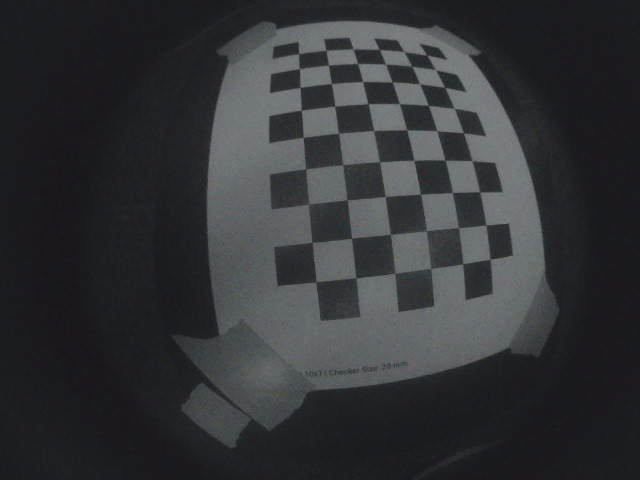
#> input picture calibration_images/img_0.jpg, 640 x 480 px
$ python path_sim_graph_eulerian.py calibration_images/img_0.jpg
#> lines starting #> are read from the running program, lines starting #| are printed output that depends on the picture; after the words box and inside, x2 and y2 are one past the last pixel; in counts of white or black regions, pixels touching at a corner belong together
### src/docking_station/docking_station/path_pipeline/image_processing.py
"""Image processing utilities for the drawing robot pipeline.

Converts images to polylines using cv2 and skeletonization.
"""

from __future__ import annotations

from dataclasses import dataclass
from typing import List, Optional, Sequence, Tuple

import numpy as np
import json
import math
import os

import matplotlib.pyplot as plt
from matplotlib.collections import LineCollection

from shapely.geometry import LineString
from shapely.ops import unary_union

import networkx as nx

# Required dependencies
import cv2
from skimage import io as skio
from skimage.color import rgb2gray
from skimage.filters import threshold_otsu
from skimage.morphology import skeletonize

DEDUPLICATION_DISTANCE_TOLERANCE_DEFAULT = 0.005  # Canvas units (meters)


@dataclass
class ImageStages:
    """Container holding intermediate outputs of the image-to-path pipeline."""
    image: np.ndarray
    mask: np.ndarray
    skeleton: np.ndarray
    polylines: List[List[Tuple[float, float]]]
    hierarchy: Optional[np.ndarray]
    rescaled_polylines: List[List[Tuple[float, float]]]
    bounds: Tuple[float, float, float, float]
    canvas_height: float


@dataclass
class RobotPose:
    """Robot pose in canvas coordinates."""
    x: float
    y: float
    yaw: float


@dataclass
class BodyTwist:
    """Body-frame velocity command."""
    vx: float
    vy: float
    omega: float
    pen_down: bool = False


@dataclass
class WheelCommand:
    """Timed wheel command entry suitable for simulation or playback."""
    timestamp: float
    duration: float
    pose: RobotPose
    body_twist: BodyTwist
    world_velocity: Tuple[float, float]
    wheel_speeds: Tuple[float, float, float]
    pen_down: bool = False
    polyline_index: Optional[int] = None
    segment_index: Optional[int] = None


# [27 lines left out: functions _world_to_body_velocity, compute_kiwi_wheel_speeds, not called in this run]


def _poly_to_linestring(poly: Sequence[Tuple[float, float]]) -> Optional[LineString]:
    """Convert polyline to Shapely LineString."""
    try:
        return LineString(poly)
    except Exception:
        clean = [poly[0]]
        for p in poly[1:]:
            if p != clean[-1]:
                clean.append(p)
        if len(clean) >= 2:
            return LineString(clean)
        return None


# [27 lines left out: function save_commands_to_json, not called in this run]


def load_image(image_path: str) -> np.ndarray:
    """Load an image and normalize to [0, 1]."""
#> called with image_path = 'calibration_images/img_0.jpg'
    if not os.path.isfile(image_path):
        raise FileNotFoundError(f"Image not found: {image_path}")

    img = skio.imread(image_path).astype(float)

    if img.ndim == 3 and img.shape[-1] == 4:
        img = img[..., :3]  # Drop alpha channel

    if img.max() > 1.0:
        img = img / img.max()
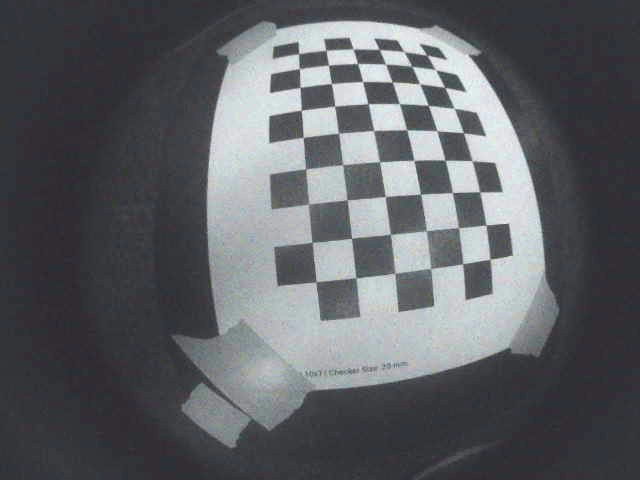
#> img: shape (480, 640, 3) float64; mean R, G, B 0.369, 0.379, 0.395

    return img


def binarize_image(img: np.ndarray) -> np.ndarray:
    """Return boolean mask where True = ink pixels."""
    if img.ndim == 3:
        gray = rgb2gray(img)
    else:
        gray = img.astype(float)
        gray = gray / (gray.max() if gray.max() else 1.0)

    t = threshold_otsu(gray)
#> t = 0.494
    return gray < t
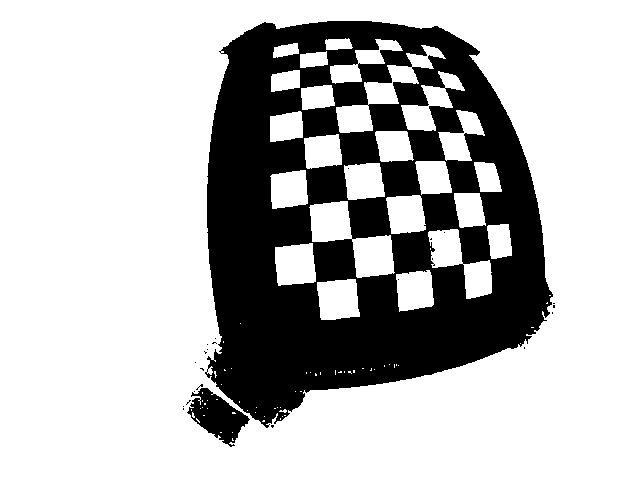
#> returned value: shape (480, 640) bool; 72.6% white; 24 black regions (22 under 20 px), largest, box (x1, y1, x2, y2) and area: (205, 21, 553, 428) 82356, (187, 388, 250, 447) 1836


def skeleton_to_polylines(skeleton_mask: np.ndarray) -> List[List[Tuple[float, float]]]:
    """Trace a 1-pixel wide skeleton into polylines using graph traversal."""
    pixels = np.argwhere(skeleton_mask > 0)
    if len(pixels) == 0:
        return []

    h, w = skeleton_mask.shape
    G = nx.Graph()

    nodes = [(int(y), int(x)) for y, x in pixels]
    node_set = set(nodes)
    G.add_nodes_from(nodes)

    # Add 8-connected edges
    for r, c in nodes:
        for dr in [-1, 0, 1]:
            for dc in [-1, 0, 1]:
                if dr == 0 and dc == 0:
                    continue
                nr, nc = r + dr, c + dc
                if (nr, nc) in node_set:
                    dist = math.hypot(dr, dc)
                    G.add_edge((r, c), (nr, nc), weight=dist)

    polylines: List[List[Tuple[float, float]]] = []

    for component in nx.connected_components(G):
        subG = G.subgraph(component).copy()

        if subG.number_of_nodes() < 2:
            continue

        # Find terminals (endpoints or junctions)
        terminals = [n for n, d in subG.degree() if d != 2]
        if not terminals:
            terminals = [list(subG.nodes())[0]]

        visited_edges = set()

        def path_to_poly(p):
            return [(float(c), float(h - 1 - r)) for r, c in p]

        for start_node in terminals:
            for neighbor in subG.neighbors(start_node):
                edge_key = tuple(sorted((start_node, neighbor)))
                if edge_key in visited_edges:
                    continue

                path = [start_node, neighbor]
                visited_edges.add(edge_key)

                curr = neighbor
                while True:
                    if subG.degree(curr) != 2:
                        if curr != start_node or len(path) > 2:
                            break

                    found_next = False
                    for nbr in subG.neighbors(curr):
                        e_key = tuple(sorted((curr, nbr)))
                        if e_key not in visited_edges:
                            visited_edges.add(e_key)
                            path.append(nbr)
                            curr = nbr
                            found_next = True
                            break

                    if not found_next:
                        break

                if len(path) >= 2:
                    polylines.append(path_to_poly(path))

    return polylines


def dedupe_empty_polylines(polylines: Sequence[Sequence[Tuple[float, float]]]) -> List[List[Tuple[float, float]]]:
    """Remove polylines with fewer than 2 points."""
    return [list(p) for p in polylines if len(p) >= 2]


def _canonical_poly_key(poly: Sequence[Tuple[float, float]], precision: int = 5):
    """Create canonical key for polyline deduplication."""
    if len(poly) < 2:
        return None
    rounded = tuple((round(x, precision), round(y, precision)) for x, y in poly)
    reversed_rounded = tuple(reversed(rounded))
    return rounded if rounded <= reversed_rounded else reversed_rounded


def deduplicate_polylines(
    polylines: Sequence[Sequence[Tuple[float, float]]],
    tolerance: float = DEDUPLICATION_DISTANCE_TOLERANCE_DEFAULT,
) -> List[List[Tuple[float, float]]]:
    """Remove duplicate and near-duplicate polylines."""
    cleaned: List[List[Tuple[float, float]]] = []
    seen_keys: set = set()

    for poly in polylines:
        key = _canonical_poly_key(poly)
        if key is None or key in seen_keys:
            continue
        seen_keys.add(key)
        cleaned.append(list(poly))

    if tolerance <= 0:
        return cleaned

    unique_lines: List[List[Tuple[float, float]]] = []
    line_geoms: List[LineString] = []

    for poly in cleaned:
        ls = _poly_to_linestring(poly)
        if ls is None or ls.is_empty:
            continue

        is_duplicate = False
        for existing in line_geoms:
            try:
                if ls.distance(existing) < tolerance:
                    is_duplicate = True
                    break
            except Exception:
                continue

        if not is_duplicate:
            unique_lines.append(list(poly))
            line_geoms.append(ls)

    return unique_lines


def prune_micro_segments(
    polylines: Sequence[Sequence[Tuple[float, float]]],
    min_len: float = 0.25
) -> List[List[Tuple[float, float]]]:
    """Remove extremely short segments from polylines."""
    cleaned: List[List[Tuple[float, float]]] = []
    for poly in polylines:
        if len(poly) < 2:
            continue
        new_poly: List[Tuple[float, float]] = [poly[0]]
        for i in range(1, len(poly)):
            x0, y0 = new_poly[-1]
            x1, y1 = poly[i]
            if np.hypot(x1 - x0, y1 - y0) >= min_len:
                new_poly.append((x1, y1))
        if len(new_poly) >= 2:
            cleaned.append(new_poly)
    return cleaned


def rescale_polylines_to_canvas(
    polylines: Sequence[Sequence[Tuple[float, float]]],
    target_width: float,
    padding: float,
) -> Tuple[List[List[Tuple[float, float]]], Tuple[float, float, float, float], float]:
    """Rescale polylines to fit within target canvas dimensions."""
    if not polylines or all(len(p) == 0 for p in polylines):
        return dedupe_empty_polylines(polylines), (0, 0, target_width, target_width), target_width

    all_lines = [_poly_to_linestring(p) for p in polylines if _poly_to_linestring(p)]
    if not all_lines:
        return dedupe_empty_polylines(polylines), (0, 0, target_width, target_width), target_width

    all_geom = unary_union(all_lines)
    minx, miny, maxx, maxy = all_geom.bounds
    data_w = maxx - minx
    data_h = maxy - miny

    if data_w < 1e-6 or data_h < 1e-6:
        scale = 1.0
        target_height = target_width
    else:
        target_height = target_width * (data_h / data_w)
        scale = min(
            (target_width - 2 * padding) / data_w,
            (target_height - 2 * padding) / data_h,
        )

    new_w, new_h = data_w * scale, data_h * scale
    offset_x = padding + (target_width - 2 * padding - new_w) / 2.0 - (minx * scale)
    offset_y = padding + (target_height - 2 * padding - new_h) / 2.0 - (miny * scale)

    grid = max(1e-6, min((target_width - 2 * padding), (target_height - 2 * padding)) / 500.0)

    new_polylines: List[List[Tuple[float, float]]] = []
    for p in polylines:
        new_p = []
        for x, y in p:
            nx = round((x * scale + offset_x) / grid) * grid
            ny = round((y * scale + offset_y) / grid) * grid
            new_p.append((nx, ny))
        new_polylines.append(new_p)

    bounds = (minx * scale + offset_x, miny * scale + offset_y,
              maxx * scale + offset_x, maxy * scale + offset_y)
    return new_polylines, bounds, target_height


def generate_image_stages(
    image_path: str,
    target_width: float,
    padding: float,
    smooth_factor: float = 0.0,
    smoothing_points: int = 200,
    simplification_epsilon_factor: float = 0.0,
    dedup_tolerance: float = DEDUPLICATION_DISTANCE_TOLERANCE_DEFAULT,
    extractor: str = "cv2",  # Ignored, always uses cv2+skeleton
    approx_tol: float = 0.0,  # Ignored
    use_skeleton: bool = True,  # Ignored, always True
) -> ImageStages:
    """Process image to extract polylines.

    Always uses cv2 + skeletonization for best results.
    """
    image = load_image(image_path)
    mask = binarize_image(image)

    # Always skeletonize
    skeleton = skeletonize(mask)
#> skeleton: shape (480, 640) bool; 1.7% white in thin lines or dots, all inside (x1, y1, x2, y2) = (91, 10, 598, 464)
    polylines = skeleton_to_polylines(skeleton)
#> in skeleton_to_polylines, `pixels = np.argwhere(skeleton_mask > 0)`: pixels = 5264 pairs, first value 10 to 463, second value 91 to 597
#> (the rest of the program and of its run is left out)
